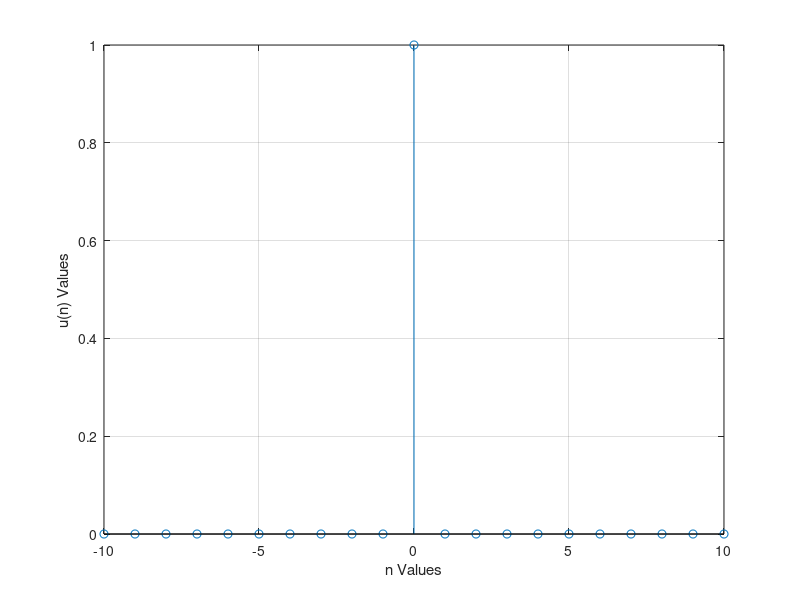

The MATLAB script that drew this image:
%©ALRAAAFI (ID-22111128:JSTUCSE4th)
clc;
clear all;
close all;
n = -10:1:10; %stat:step:end
p = 0;
u = ( n-p == 0);
stem(n,u);
xlabel('n Values');
ylabel('u(n) Values');
grid on;



